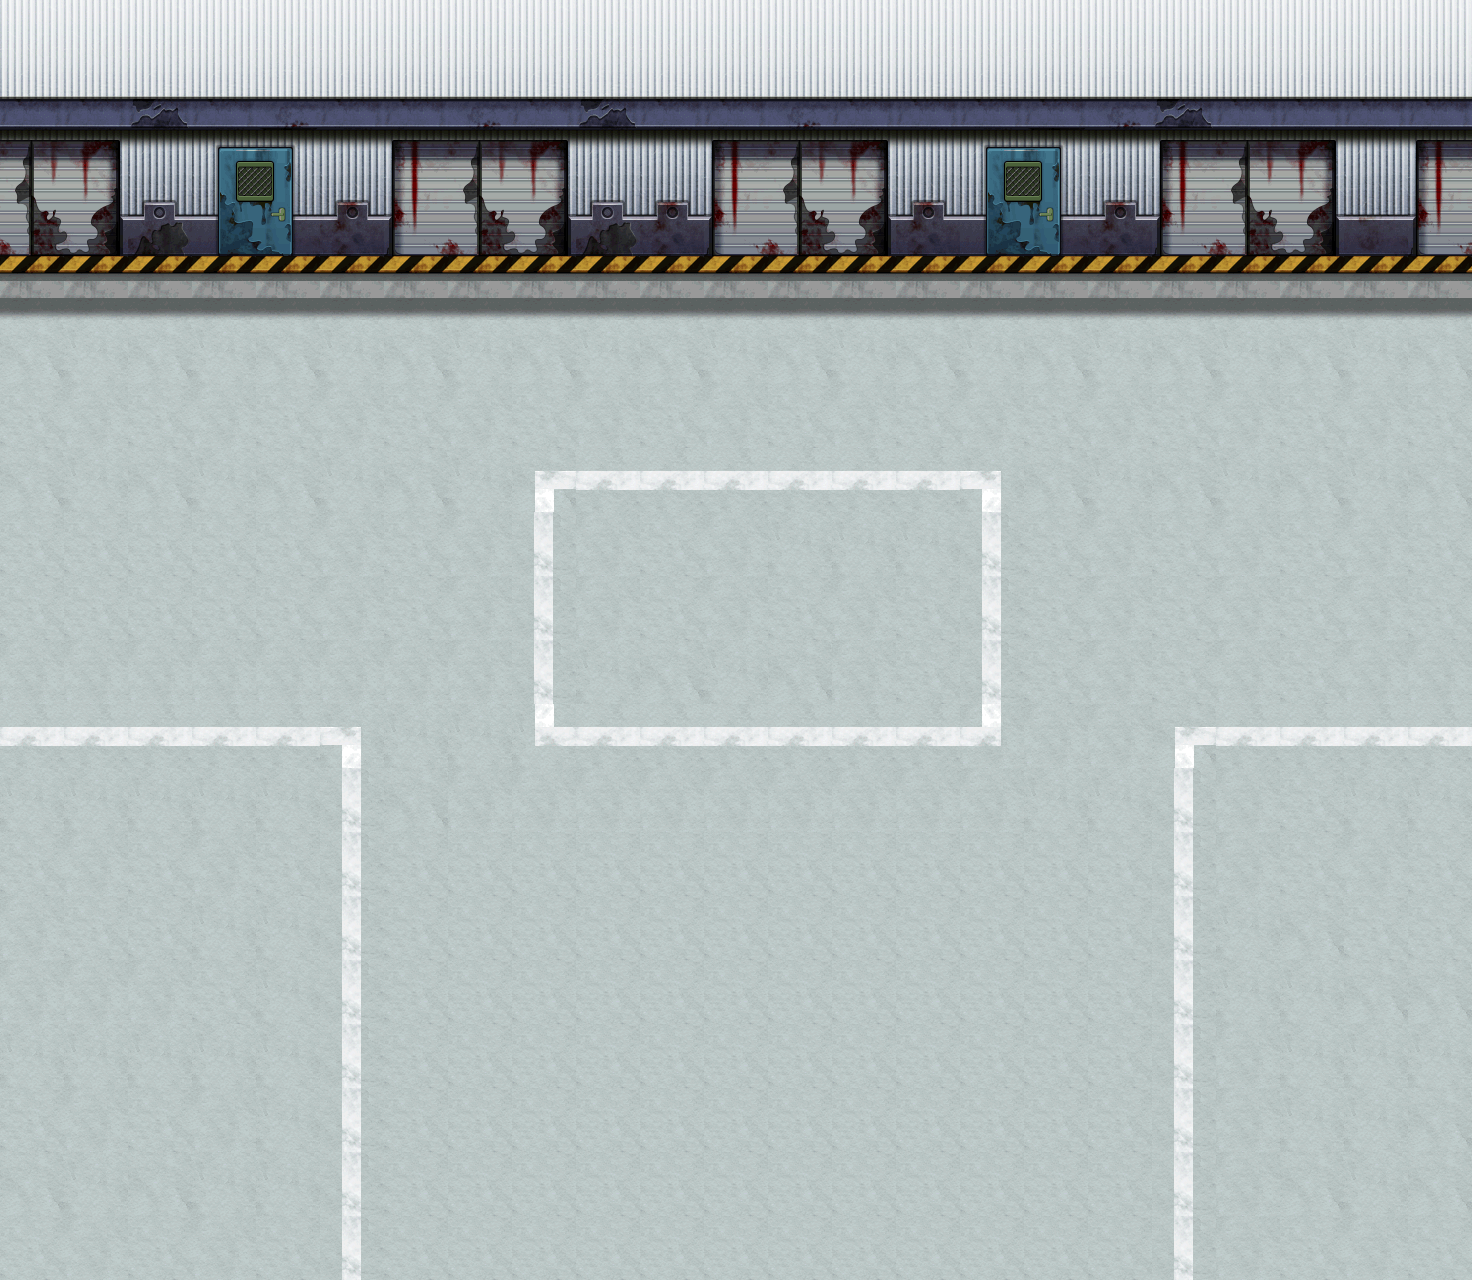

A level layout from a 2D game, rendered from its tile map. Below: a short description, then the map file with tile-grid data replaced by summaries:
An orthogonal 23x20 tile map with 64x64 px tiles, 1 tile layer (background), 46 tilesets and 102 objects (11x collide, 8x collide_bullet).

<map version="1.0" orientation="orthogonal" width="23" height="20" tilewidth="64" tileheight="64">
 <tileset firstgid="1" name="bg02" tilewidth="64" tileheight="64">
  <image source="bg02.png" width="512" height="256" />
 </tileset>
 <tileset firstgid="33" name="jianzhu2_chaungzi01" tilewidth="61" tileheight="69">
  <image source="jianzhu2_chaungzi01.png" width="61" height="69" />
 </tileset>
 <tileset firstgid="34" name="jianzhu2_chaungzi02" tilewidth="61" tileheight="69">
  <image source="jianzhu2_chaungzi02.png" width="61" height="69" />
 </tileset>
 <tileset firstgid="35" name="jianzhu2_keng01" tilewidth="341" tileheight="173">
  <image source="jianzhu2_keng01.png" width="341" height="173" />
 </tileset>
 <tileset firstgid="36" name="jianzhu2_keng02" tilewidth="219" tileheight="126">
  <image source="jianzhu2_keng02.png" width="219" height="126" />
 </tileset>
 <tileset firstgid="37" name="jianzhu2_keng03" tilewidth="190" tileheight="112">
  <image source="jianzhu2_keng03.png" width="190" height="112" />
 </tileset>
 <tileset firstgid="38" name="jianzhu2_shidui" tilewidth="178" tileheight="392">
  <image source="jianzhu2_shidui.png" width="178" height="392" />
 </tileset>
 <tileset firstgid="39" name="jianzhu2_shidui02" tilewidth="91" tileheight="79">
  <image source="jianzhu2_shidui02.png" width="91" height="79" />
 </tileset>
 <tileset firstgid="40" name="jianzhu2_shidui03" tilewidth="122" tileheight="72">
  <image source="jianzhu2_shidui03.png" width="122" height="72" />
 </tileset>
 <tileset firstgid="41" name="jianzhu2_shidui04" tilewidth="197" tileheight="122">
  <image source="jianzhu2_shidui04.png" width="197" height="122" />
 </tileset>
 <tileset firstgid="42" name="jianzhu2_suimutou" tilewidth="173" tileheight="97">
  <image source="jianzhu2_suimutou.png" width="173" height="97" />
 </tileset>
 <tileset firstgid="43" name="jianzhu_xiangzi05" tilewidth="150" tileheight="170">
  <image source="jianzhu_xiangzi05.png" width="150" height="170" />
 </tileset>
 <tileset firstgid="44" name="jianzhu_xiangzi06" tilewidth="90" tileheight="113">
  <image source="jianzhu_xiangzi06.png" width="90" height="113" />
 </tileset>
 <tileset firstgid="45" name="jianzhu_xiangzi02" tilewidth="122" tileheight="126">
  <image source="jianzhu_xiangzi02.png" width="122" height="126" />
 </tileset>
 <tileset firstgid="46" name="jianzhu_xiangzi03" tilewidth="122" tileheight="76">
  <image source="jianzhu_xiangzi03.png" width="122" height="76" />
 </tileset>
 <tileset firstgid="47" name="jianzhu_xiangzi04" tilewidth="183" tileheight="126">
  <image source="jianzhu_xiangzi04.png" width="183" height="126" />
 </tileset>
 <tileset firstgid="48" name="jianzhu_xiangzi01" tilewidth="71" tileheight="80">
  <image source="jianzhu_xiangzi01.png" width="71" height="80" />
 </tileset>
 <tileset firstgid="49" name="jianzhu_xiangzi07" tilewidth="92" tileheight="112">
  <image source="jianzhu_xiangzi07.png" width="92" height="112" />
 </tileset>
 <tileset firstgid="50" name="jianzhu_qiang01" tilewidth="92" tileheight="54">
  <image source="jianzhu_qiang01.png" width="92" height="54" />
 </tileset>
 <tileset firstgid="51" name="jianzhu_xuezi01" tilewidth="242" tileheight="196">
  <image source="jianzhu_xuezi01.png" width="242" height="196" />
 </tileset>
 <tileset firstgid="52" name="jianzhu_xuezi02" tilewidth="219" tileheight="141">
  <image source="jianzhu_xuezi02.png" width="219" height="141" />
 </tileset>
 <tileset firstgid="53" name="jianzhu_xuezi03" tilewidth="192" tileheight="132">
  <image source="jianzhu_xuezi03.png" width="192" height="132" />
 </tileset>
 <tileset firstgid="54" name="jianzhu_xuezi04" tilewidth="421" tileheight="156">
  <image source="jianzhu_xuezi04.png" width="421" height="156" />
 </tileset>
 <tileset firstgid="55" name="jianzhu_xuezi05" tilewidth="180" tileheight="297">
  <image source="jianzhu_xuezi05.png" width="180" height="297" />
 </tileset>
 <tileset firstgid="56" name="jianzhu_tsw" tilewidth="200" tileheight="188">
  <image source="jianzhu_tsw.png" width="200" height="188" />
 </tileset>
 <tileset firstgid="57" name="jianzhu_tsw02" tilewidth="110" tileheight="177">
  <image source="jianzhu_tsw02.png" width="110" height="177" />
 </tileset>
 <tileset firstgid="58" name="jianzhu_tsw03" tilewidth="74" tileheight="184">
  <image source="jianzhu_tsw03.png" width="74" height="184" />
 </tileset>
 <tileset firstgid="59" name="jianzhu_tsw04" tilewidth="148" tileheight="93">
  <image source="jianzhu_tsw04.png" width="148" height="93" />
 </tileset>
 <tileset firstgid="60" name="jianzhu_shuidao01" tilewidth="119" tileheight="39">
  <image source="jianzhu_shuidao01.png" width="119" height="39" />
 </tileset>
 <tileset firstgid="61" name="jianzhu_ken" tilewidth="530" tileheight="534">
  <image source="jianzhu_ken.png" width="530" height="534" />
 </tileset>
 <tileset firstgid="62" name="luzhang01" tilewidth="216" tileheight="105">
  <image source="luzhang01.png" width="216" height="105" />
 </tileset>
 <tileset firstgid="63" name="luzhang02" tilewidth="212" tileheight="107">
  <image source="luzhang02.png" width="212" height="107" />
 </tileset>
 <tileset firstgid="64" name="luzhang03" tilewidth="129" tileheight="238">
  <image source="luzhang03.png" width="129" height="238" />
 </tileset>
 <tileset firstgid="65" name="luzhang04" tilewidth="110" tileheight="229">
  <image source="luzhang04.png" width="110" height="229" />
 </tileset>
 <tileset firstgid="66" name="shabao" tilewidth="113" tileheight="68">
  <image source="shabao.png" width="113" height="68" />
 </tileset>
 <tileset firstgid="67" name="jianzhu_youtong" tilewidth="72" tileheight="123">
  <image source="jianzhu_youtong.png" width="72" height="123" />
 </tileset>
 <tileset firstgid="68" name="jianzhu_huahen" tilewidth="99" tileheight="102">
  <image source="jianzhu_huahen.png" width="99" height="102" />
 </tileset>
 <tileset firstgid="69" name="jsts" tilewidth="200" tileheight="188">
  <image source="jsts.png" width="200" height="188" />
 </tileset>
 <tileset firstgid="70" name="jianzhu2_xiangzi0" tilewidth="192" tileheight="168">
  <image source="jianzhu2_xiangzi0.png" width="192" height="168" />
 </tileset>
 <tileset firstgid="71" name="yunbingche1" tilewidth="345" tileheight="247">
  <image source="yunbingche1.png" width="345" height="247" />
 </tileset>
 <tileset firstgid="72" name="yunbingche2" tilewidth="345" tileheight="245">
  <image source="yunbingche2.png" width="345" height="245" />
 </tileset>
 <tileset firstgid="73" name="jianzhu_kzt" tilewidth="377" tileheight="159">
  <image source="jianzhu_kzt.png" width="377" height="159" />
 </tileset>
 <tileset firstgid="74" name="05jianzhu_x_s01" tilewidth="57" tileheight="54">
  <image source="05jianzhu_x_s01.png" width="57" height="54" />
 </tileset>
 <tileset firstgid="75" name="05jianzhu_x_s02" tilewidth="81" tileheight="47">
  <image source="05jianzhu_x_s02.png" width="81" height="47" />
 </tileset>
 <tileset firstgid="76" name="jianzhu2_kengs02" tilewidth="53" tileheight="36">
  <image source="jianzhu2_kengs02.png" width="53" height="36" />
 </tileset>
 <tileset firstgid="77" name="jianzhu2_kengs01" tilewidth="37" tileheight="32">
  <image source="jianzhu2_kengs01.png" width="37" height="32" />
 </tileset>
 <layer name="background" width="23" height="20">
  <data>[460 cells, 460 non-empty, 29 distinct tile ids]</data>
 </layer>
 <objectgroup name="dakeng" width="23" height="20">
  <properties>
   <property name="filename" value="jianzhu_ken.png" />
   <property name="groundlayer" value="1" />
  </properties>
  <object gid="61" x="-588" y="1325" />
 </objectgroup>
 <objectgroup name="stone3" width="23" height="20">
  <properties>
   <property name="filename" value="jianzhu2_shidui04.png" />
   <property name="groundlayer" value="1" />
  </properties>
  <object gid="41" x="384" y="265">
   <properties>
    <property name="groundZ" value="1" />
   </properties>
  </object>
 </objectgroup>
 <objectgroup name="xiashuidao" width="23" height="20">
  <properties>
   <property name="filename" value="jianzhu_shuidao01.png" />
   <property name="groundlayer" value="1" />
  </properties>
  <object gid="60" x="1368" y="529" />
  <object gid="60" x="357" y="358" />
 </objectgroup>
 <objectgroup name="windows1" width="23" height="20">
  <properties>
   <property name="filename" value="jianzhu2_chaungzi01.png" />
   <property name="groundlayer" value="1" />
  </properties>
  <object gid="33" x="35" y="94" />
  <object gid="33" x="227" y="93" />
  <object gid="33" x="610" y="93" />
  <object gid="33" x="1186" y="93" />
  <object gid="33" x="1376" y="93" />
 </objectgroup>
 <objectgroup name="windows2" width="23" height="20">
  <properties>
   <property name="filename" value="jianzhu2_chaungzi02.png" />
   <property name="groundlayer" value="1" />
  </properties>
  <object gid="34" x="418" y="93" />
  <object gid="34" x="802" y="93" />
  <object gid="34" x="994" y="95" />
 </objectgroup>
 <objectgroup name="d1" width="23" height="20">
  <properties>
   <property name="filename" value="jianzhu2_keng01.png" />
   <property name="groundlayer" value="1" />
  </properties>
  <object gid="35" x="526" y="1042">
   <properties>
    <property name="groundZ" value="1" />
   </properties>
  </object>
 </objectgroup>
 <objectgroup name="d2" width="23" height="20">
  <properties>
   <property name="filename" value="jianzhu2_keng02.png" />
   <property name="groundlayer" value="1" />
  </properties>
  <object gid="36" x="941" y="842" />
 </objectgroup>
 <objectgroup name="d3" width="23" height="20">
  <properties>
   <property name="filename" value="jianzhu2_keng03.png" />
   <property name="groundlayer" value="1" />
  </properties>
  <object gid="37" x="1672" y="830">
   <properties>
    <property name="groundZ" value="1" />
   </properties>
  </object>
 </objectgroup>
 <objectgroup name="muboxb" width="23" height="20">
  <properties>
   <property name="filename" value="jianzhu_xiangzi04.png" />
   <property name="groundlayer" value="1" />
  </properties>
  <object gid="47" x="663" y="317">
   <properties>
    <property name="groundZ" value="2" />
   </properties>
  </object>
 </objectgroup>
 <objectgroup name="greenbox2" width="23" height="20">
  <properties>
   <property name="filename" value="jianzhu2_xiangzi0.png" />
   <property name="groundlayer" value="1" />
  </properties>
  <object gid="70" x="1054" y="382">
   <properties>
    <property name="groundZ" value="1" />
   </properties>
  </object>
 </objectgroup>
 <objectgroup name="muboxs" width="23" height="20">
  <properties>
   <property name="filename" value="jianzhu_xiangzi01.png" />
   <property name="groundlayer" value="1" />
  </properties>
  <object gid="48" x="992" y="304">
   <properties>
    <property name="groundZ" value="1" />
   </properties>
  </object>
 </objectgroup>
 <objectgroup name="blackboxb" width="23" height="20">
  <properties>
   <property name="filename" value="jianzhu_xiangzi05.png" />
   <property name="groundlayer" value="1" />
  </properties>
  <object gid="43" x="836" y="387">
   <properties>
    <property name="groundZ" value="3" />
   </properties>
  </object>
  <object gid="43" x="1002" y="421">
   <properties>
    <property name="groundZ" value="2" />
   </properties>
  </object>
 </objectgroup>
 <objectgroup name="che1" width="23" height="20">
  <properties>
   <property name="filename" value="yunbingche1.png" />
   <property name="groundlayer" value="1" />
  </properties>
  <object gid="71" x="1206" y="421">
   <properties>
    <property name="groundZ" value="1" />
   </properties>
  </object>
 </objectgroup>
 <objectgroup name="che3" width="23" height="20">
  <properties>
   <property name="buildlayer" value="1" />
   <property name="filename" value="yunbingche2.png" />
  </properties>
  <object gid="72" x="1189" y="972">
   <properties>
    <property name="groundZ" value="1" />
   </properties>
  </object>
  <object gid="72" x="-14" y="1291">
   <properties>
    <property name="groundZ" value="1" />
   </properties>
  </object>
  <object gid="72" x="-16" y="1405">
   <properties>
    <property name="groundZ" value="1" />
   </properties>
  </object>
  </objectgroup>
 <objectgroup name="che2" width="23" height="20">
  <properties>
   <property name="filename" value="yunbingche2.png" />
   <property name="groundlayer" value="1" />
  </properties>
  <!-- 1 objects omitted --></objectgroup>
 <objectgroup name="stone1" width="23" height="20">
  <properties>
   <property name="filename" value="jianzhu2_shidui02.png" />
   <property name="groundlayer" value="1" />
  </properties>
  <!-- 1 objects omitted --></objectgroup>
 <objectgroup name="oil" width="23" height="20">
  <properties>
   <property name="filename" value="jianzhu_youtong.png" />
   <property name="groundlayer" value="1" />
  </properties>
  <!-- 1 objects omitted --></objectgroup>
 <objectgroup name="tiesiwang" width="23" height="20">
  <properties>
   <property name="buildlayer" value="1" />
   <property name="filename" value="jsts.png" />
  </properties>
  <!-- 5 objects omitted --></objectgroup>
 <objectgroup name="bianyuan" width="23" height="20">
  <properties>
   <property name="filename" value="jianzhu2_shidui.png" />
   <property name="groundlayer" value="1" />
  </properties>
  <!-- 1 objects omitted --></objectgroup>
 <objectgroup name="greenboxb" width="23" height="20">
  <properties>
   <property name="filename" value="jianzhu_xiangzi02.png" />
   <property name="groundlayer" value="1" />
  </properties>
  <!-- 3 objects omitted --></objectgroup>
 <objectgroup name="stone2" width="23" height="20">
  <properties>
   <property name="filename" value="jianzhu2_shidui03.png" />
   <property name="groundlayer" value="1" />
  </properties>
  <!-- 1 objects omitted --></objectgroup>
 <objectgroup name="stone4" width="23" height="20">
  <properties>
   <property name="filename" value="jianzhu2_suimutou.png" />
   <property name="groundlayer" value="1" />
  </properties>
  <!-- 1 objects omitted --></objectgroup>
 <objectgroup name="blackboxs" width="23" height="20">
  <properties>
   <property name="filename" value="jianzhu_xiangzi06.png" />
   <property name="groundlayer" value="1" />
  </properties>
  <!-- 1 objects omitted --></objectgroup>
 <objectgroup name="shabao" width="23" height="20">
  <properties>
   <property name="filename" value="shabao.png" />
   <property name="groundlayer" value="1" />
  </properties>
  <!-- 1 objects omitted --></objectgroup>
 <objectgroup name="greenboxs" width="23" height="20">
  <properties>
   <property name="filename" value="jianzhu_xiangzi03.png" />
   <property name="groundlayer" value="1" />
  </properties>
  <!-- 3 objects omitted --></objectgroup>
 <objectgroup name="zhihuitai" width="23" height="20">
  <properties>
   <property name="filename" value="jianzhu_kzt.png" />
   <property name="groundlayer" value="1" />
  </properties>
  <!-- 1 objects omitted --></objectgroup>
 <objectgroup name="qiangxie1" width="23" height="20">
  <properties>
   <property name="filename" value="jianzhu_xiangzi07.png" />
   <property name="groundlayer" value="1" />
  </properties>
  <!-- 3 objects omitted --></objectgroup>
 <objectgroup name="qiangxie2" width="23" height="20">
  <properties>
   <property name="filename" value="jianzhu_qiang01.png" />
   <property name="groundlayer" value="1" />
  </properties>
  <!-- 3 objects omitted --></objectgroup>
 <objectgroup name="blood1" width="23" height="20">
  <properties>
   <property name="filename" value="jianzhu_xuezi01.png" />
   <property name="groundlayer" value="1" />
  </properties>
  <!-- 1 objects omitted --></objectgroup>
 <objectgroup name="blood2" width="23" height="20">
  <properties>
   <property name="filename" value="jianzhu_xuezi02.png" />
   <property name="groundlayer" value="1" />
  </properties>
  <!-- 1 objects omitted --></objectgroup>
 <objectgroup name="blood3" width="23" height="20">
  <properties>
   <property name="filename" value="jianzhu_xuezi03.png" />
   <property name="groundlayer" value="1" />
  </properties>
  <!-- 3 objects omitted --></objectgroup>
 <objectgroup name="blood4" width="23" height="20">
  <properties>
   <property name="filename" value="jianzhu_xuezi04.png" />
   <property name="groundlayer" value="1" />
  </properties>
  <!-- 3 objects omitted --></objectgroup>
 <objectgroup name="blood5" width="23" height="20">
  <properties>
   <property name="filename" value="jianzhu_xuezi05.png" />
   <property name="groundlayer" value="1" />
  </properties>
  <!-- 1 objects omitted --></objectgroup>
 <objectgroup name="tiesiwangddd" width="23" height="20">
  <properties>
   <property name="filename" value="jsts.png" />
   <property name="groundlayer" value="1" />
  </properties>
  <!-- 2 objects omitted --></objectgroup>
 <objectgroup name="tiesiwangdoor" width="23" height="20">
  <properties>
   <property name="buildlayer" value="1" />
   <property name="filename" value="jianzhu_tsw02.png" />
  </properties>
  <!-- 1 objects omitted --></objectgroup>
 <objectgroup name="tiesiwangdoorsui1" width="23" height="20">
  <properties>
   <property name="buildlayer" value="1" />
   <property name="filename" value="jianzhu_tsw03.png" />
  </properties>
  <!-- 1 objects omitted --></objectgroup>
 <objectgroup name="tiesiwangdoorsui2" width="23" height="20">
  <properties>
   <property name="filename" value="jianzhu_tsw04.png" />
   <property name="groundlayer" value="1" />
  </properties>
  <!-- 1 objects omitted --></objectgroup>
 <objectgroup name="zhua" width="23" height="20">
  <properties>
   <property name="filename" value="jianzhu_huahen.png" />
   <property name="groundlayer" value="1" />
  </properties>
  <!-- 2 objects omitted --></objectgroup>
 <objectgroup name="zudang1" width="23" height="20">
  <properties>
   <property name="filename" value="luzhang01.png" />
   <property name="groundlayer" value="1" />
  </properties>
  <!-- 1 objects omitted --></objectgroup>
 <objectgroup name="zudang2" width="23" height="20">
  <properties>
   <property name="filename" value="luzhang01.png" />
   <property name="groundlayer" value="1" />
  </properties>
  <!-- 1 objects omitted --></objectgroup>
 <objectgroup name="zudang3" width="23" height="20">
  <properties>
   <property name="filename" value="luzhang03.png" />
   <property name="groundlayer" value="1" />
  </properties>
  <!-- 1 objects omitted --></objectgroup>
 <objectgroup name="zudang4" width="23" height="20">
  <properties>
   <property name="filename" value="luzhang04.png" />
   <property name="groundlayer" value="1" />
  </properties>
  <!-- 1 objects omitted --></objectgroup>
 <objectgroup name="blood6" width="23" height="20">
  <properties>
   <property name="filename" value="05jianzhu_x_s01.png" />
   <property name="groundlayer" value="1" />
  </properties>
  <!-- 1 objects omitted --></objectgroup>
 <objectgroup name="blood7" width="23" height="20">
  <properties>
   <property name="filename" value="05jianzhu_x_s02.png" />
   <property name="groundlayer" value="1" />
  </properties>
  <!-- 1 objects omitted --></objectgroup>
 <objectgroup name="keng1" width="23" height="20">
  <properties>
   <property name="filename" value="jianzhu2_kengs02.png" />
   <property name="groundlayer" value="1" />
  </properties>
  <!-- 4 objects omitted --></objectgroup>
 <objectgroup name="keng2" width="23" height="20">
  <properties>
   <property name="filename" value="jianzhu2_kengs01.png" />
   <property name="groundlayer" value="1" />
  </properties>
  <!-- 5 objects omitted --></objectgroup>
 <objectgroup name="collide_people" width="23" height="20">
  <!-- 11 objects omitted --></objectgroup>
 <objectgroup name="collide_bullet" width="23" height="20" visible="0">
  <!-- 8 objects omitted --></objectgroup>
</map>
<!-- 78 of 102 objects omitted -->
